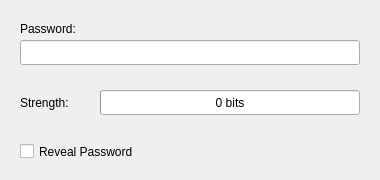
<?xml version="1.0" encoding="UTF-8"?>
<ui version="4.0">
 <class>StrengthCalculator</class>
 <widget class="QWidget" name="StrengthCalculator">
  <property name="geometry">
   <rect>
    <x>0</x>
    <y>0</y>
    <width>380</width>
    <height>180</height>
   </rect>
  </property>
  <property name="sizePolicy">
   <sizepolicy hsizetype="Fixed" vsizetype="Fixed">
    <horstretch>0</horstretch>
    <verstretch>0</verstretch>
   </sizepolicy>
  </property>
  <property name="maximumSize">
   <size>
    <width>380</width>
    <height>16777215</height>
   </size>
  </property>
  <property name="windowTitle">
   <string>PassMan Password Strength Calculator</string>
  </property>
  <widget class="QLabel" name="passWordLabel">
   <property name="geometry">
    <rect>
     <x>20</x>
     <y>20</y>
     <width>81</width>
     <height>17</height>
    </rect>
   </property>
   <property name="text">
    <string>Password:</string>
   </property>
  </widget>
  <widget class="QLineEdit" name="passwordLineEdit">
   <property name="geometry">
    <rect>
     <x>20</x>
     <y>40</y>
     <width>340</width>
     <height>25</height>
    </rect>
   </property>
   <property name="echoMode">
    <enum>QLineEdit::Password</enum>
   </property>
  </widget>
  <widget class="QLabel" name="strengthLabel">
   <property name="geometry">
    <rect>
     <x>20</x>
     <y>90</y>
     <width>71</width>
     <height>25</height>
    </rect>
   </property>
   <property name="text">
    <string>Strength:</string>
   </property>
  </widget>
  <widget class="QProgressBar" name="strengthProgressBar">
   <property name="geometry">
    <rect>
     <x>100</x>
     <y>90</y>
     <width>260</width>
     <height>25</height>
    </rect>
   </property>
   <property name="value">
    <number>0</number>
   </property>
   <property name="format">
    <string>%v bits</string>
   </property>
  </widget>
  <widget class="QCheckBox" name="revealPasswordCheckbox">
   <property name="geometry">
    <rect>
     <x>20</x>
     <y>140</y>
     <width>141</width>
     <height>23</height>
    </rect>
   </property>
   <property name="text">
    <string>Reveal Password</string>
   </property>
  </widget>
 </widget>
 <resources/>
 <connections/>
</ui>
